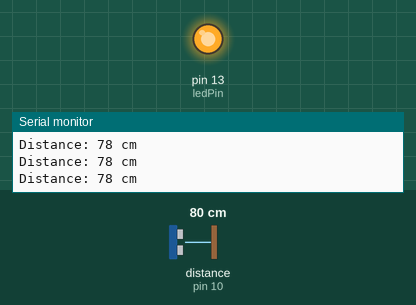
Recording of a sketch running on a simulated Arduino Uno, built with avr-gcc and run on an emulated ATmega328P. Parts: output pins drawn as LEDs (lit = HIGH), the last lines printed to the serial monitor. Wiring (inferred from the names in the program): ultrasonic range finder: trigger pin 9; echo pin 10. The inputs (shaded band) are chosen by the test bench; at power-on: distance to the obstacle (sensor on pin 10) 80 cm. The echo pulse lasts 58.3 µs per cm; pins used as bus, display or sensor lines are not drawn.

Above: at 1.3 s.
1.4 s: distance to the obstacle (sensor on pin 10) set to 13 cm
2.9 s: distance to the obstacle (sensor on pin 10) set to 10 cm
At 3.4 s:
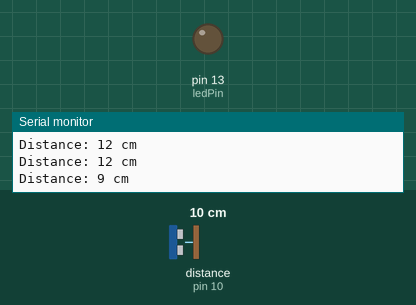
4.5 s: distance to the obstacle (sensor on pin 10) set to 18 cm
At 5.7 s:
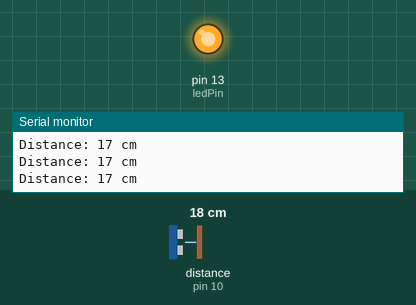
6.0 s: distance to the obstacle (sensor on pin 10) set to 2 cm
At 7.2 s:
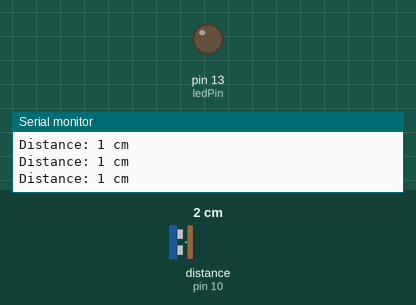
Timing chart, 0 to 8.5 s (numbered marks = the images above; inputs shaded):
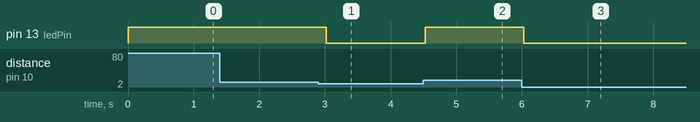

Measured:
- the behaviour switches between 12 and 11 cm on distance to the obstacle (sensor on pin 10) (found by bisection; images 0 and 1)
- after the input at 2.9 s, pin 13 (ledPin): HIGH → LOW after 0.12 s
- after the input at 4.5 s, pin 13 (ledPin): LOW → HIGH at once
- after the input at 6.0 s, pin 13 (ledPin): HIGH → LOW at once

The sketch:

water_level_code.ino
```cpp
const int trigPin = 9;
const int echoPin = 10;
const int ledPin = 13;

long duration;
int distance;

void setup() {
  pinMode(trigPin, OUTPUT);
  pinMode(echoPin, INPUT);
  pinMode(ledPin, OUTPUT);
  Serial.begin(9600);
}

void loop() {
  digitalWrite(trigPin, LOW);
  delayMicroseconds(2);
  digitalWrite(trigPin, HIGH);
  delayMicroseconds(10);
  digitalWrite(trigPin, LOW);

  duration = pulseIn(echoPin, HIGH);
  distance = duration * 0.034 / 2;

  Serial.print("Distance: ");
  Serial.print(distance);
  Serial.println(" cm");

  if (distance > 10) {
    digitalWrite(ledPin, HIGH);  // Low water → LED ON
  } else {
    digitalWrite(ledPin, LOW);   // Water full → LED OFF
  }

  delay(500);
}
```
